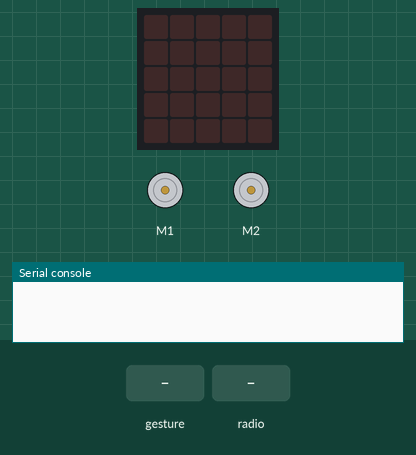
This program was run on a simulated BBC micro:bit (MakeCode). Parts: the board's 5×5 LED display, 2 × DC motor (green arrow = forward, orange = backward, longer = faster), the last lines printed to the serial console. The test bench sets the inputs (shaded band). Random numbers come from a fixed seed; no radio messages arrive unless stated (any console line starting 'radio sent:' is added by the test bench); a tilt is held for 1.5 s and a shake lasts 1 s, then the board lies face up again.

Above: at 1.2 s.
1.3 s: gesture 'shake'
At 2.7 s:
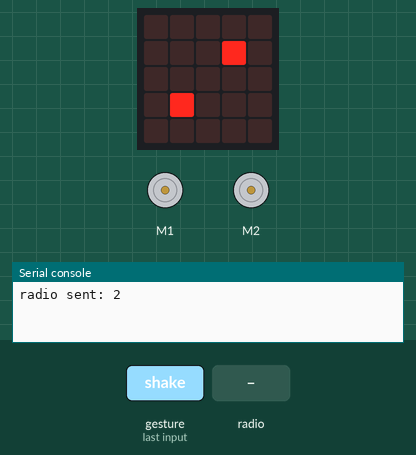
3.0 s: radio message "1" arrives
At 5.1 s:
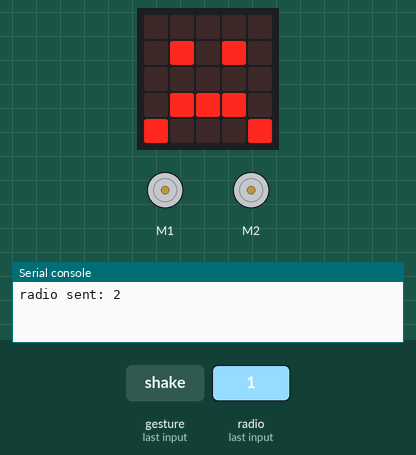
5.9 s: gesture 'shake'
At 6.4 s:
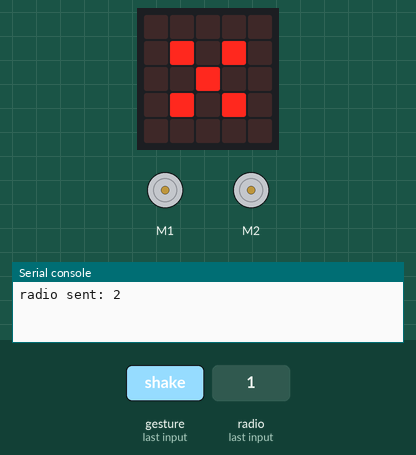
7.6 s: gesture 'shake'
At 8.9 s:
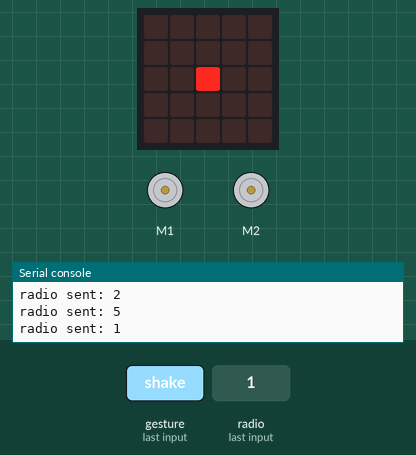
9.3 s: gesture 'shake'
At 10.2 s:
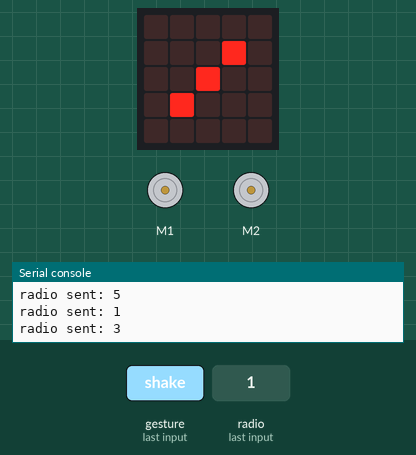
11.0 s: radio message "0" arrives
At 11.2 s:
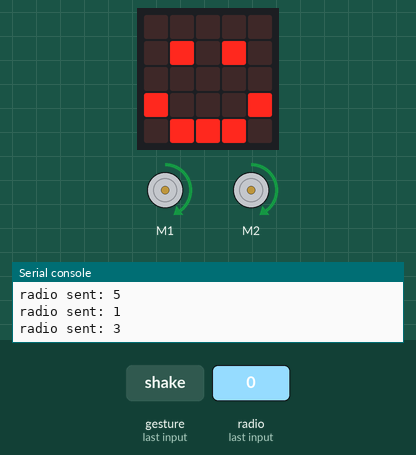
Timing chart, 0 to 13.9 s (numbered marks = the images above; inputs shaded):
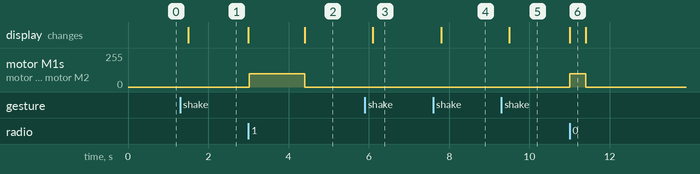

The program:

main.ts
```typescript
radio.onReceivedNumber(function (receivedNumber) {
    maqueen.motorRun(maqueen.Motors.All, maqueen.Dir.CW, 100)
    basic.showLeds(`
        . . . . .
        . # . # .
        . . . . .
        # . . . #
        . # # # .
        `)
    basic.pause(receivedNumber * 1000)
    maqueen.motorStop(maqueen.Motors.All)
    basic.showLeds(`
        . . . . .
        . # . # .
        . . . . .
        . # # # .
        # . . . #
        `)
    basic.pause(500)
})
input.onGesture(Gesture.Shake, function () {
    dado = randint(1, 6)
    if (dado == 1) {
        basic.showLeds(`
            . . . . .
            . . . . .
            . . # . .
            . . . . .
            . . . . .
            `)
    } else if (dado == 2) {
        basic.showLeds(`
            . . . . .
            . . . # .
            . . . . .
            . # . . .
            . . . . .
            `)
    } else if (dado == 3) {
        basic.showLeds(`
            . . . . .
            . . . # .
            . . # . .
            . # . . .
            . . . . .
            `)
    } else if (dado == 4) {
        basic.showLeds(`
            . . . . .
            . # . # .
            . . . . .
            . # . # .
            . . . . .
            `)
    } else if (dado == 5) {
        basic.showLeds(`
            . . . . .
            . # . # .
            . . # . .
            . # . # .
            . . . . .
            `)
    } else {
        basic.showLeds(`
            . . . . .
            . # . # .
            . # . # .
            . # . # .
            . . . . .
            `)
    }
    radio.sendNumber(dado)
})
let dado = 0
dado = 0
radio.setGroup(1)
```

test.ts
```typescript
// aquí va el archivo "tests"; esto no se compilará cuando este paquete se utilice como una extensión.
```

Measured:
- after the input at 1.3 s, the display: changes after 0.20 s (image 1)
- after the input at 3.0 s, motor M1, motor M2: stopped → forward 100/255 at once, → stopped 1.4 s later; the display: first changes at once (image 2 shows a later state)
- after the input at 5.9 s, the display: changes after 0.20 s (image 3)
- after the input at 7.6 s, the display: changes after 0.20 s (image 4)
- after the input at 9.3 s, the display: changes after 0.20 s (image 5)
- after the input at 11.0 s, motor M1, motor M2: stopped → forward 100/255 at once, → stopped 0.40 s later; the display: changes at once (image 6)
- what the display in image 6 shows lasts 0.4 s, from 11.0 s to 11.4 s
